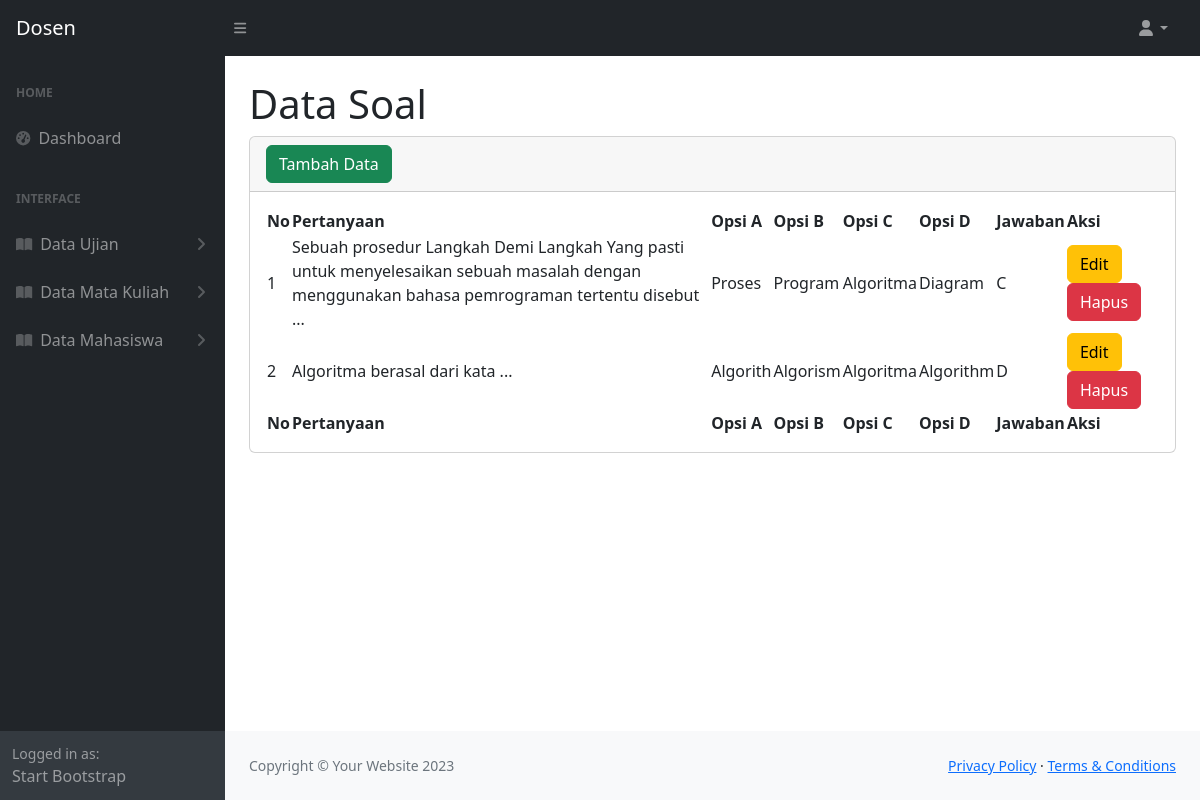
Screenshot of /dosen/soal.php (signed in) with the database file from the repository.
### tables this page shows
CREATE TABLE `soal_ujian_221053` (
  `id_221053` int(11) NOT NULL,
  `ujian_id_221053` int(11) NOT NULL,
  `pertanyaan_221053` text NOT NULL,
  `opsi_a_221053` varchar(255) NOT NULL,
  `opsi_b_221053` varchar(255) NOT NULL,
  `opsi_c_221053` varchar(255) NOT NULL,
  `opsi_d_221053` varchar(255) NOT NULL,
  `jawaban_benar_221053` enum('A','B','C','D') NOT NULL
);

### dosen/soal.php (the view, shortened to what this page needs)
<?php
include '../koneksi.php';
$ujian_id = $_GET['ujian_id'];
?>
<!DOCTYPE html>
<html lang="en">
    <head>
        <link href="https://cdn.jsdelivr.net/npm/simple-datatables@7.1.2/dist/style.min.css" rel="stylesheet" />
        <link href="../assets/css/styles.css" rel="stylesheet" />
    </head>
    <body class="sb-nav-fixed">
        <nav class="sb-topnav navbar navbar-expand navbar-dark bg-dark">
            <a class="navbar-brand ps-3" href="index.php">Dosen</a>
            <button class="btn btn-link btn-sm order-1 order-lg-0 me-4 me-lg-0" id="sidebarToggle" href="#!"><i class="fas fa-bars"></i></button>
            <ul class="navbar-nav ms-auto ms-md-0 me-3 me-lg-4">
                <li class="nav-item dropdown">
                    <a class="nav-link dropdown-toggle" id="navbarDropdown" href="#" role="button" data-bs-toggle="dropdown" aria-expanded="false"><i class="fas fa-user fa-fw"></i></a>
                </li>
            </ul>
        </nav>
        <div id="layoutSidenav">
            <div id="layoutSidenav_nav">
                <nav class="sb-sidenav accordion sb-sidenav-dark" id="sidenavAccordion">
                    <div class="sb-sidenav-menu">
                        <div class="nav">
                            <div class="sb-sidenav-menu-heading">Home</div>
                            <a class="nav-link" href="index.php">
                                <div class="sb-nav-link-icon"><i class="fas fa-tachometer-alt"></i></div>
                                Dashboard
                            </a>
                            <div class="sb-sidenav-menu-heading">Interface</div>
                            <a class="nav-link collapsed" href="#" data-bs-toggle="collapse" data-bs-target="#collapsePages" aria-expanded="false" aria-controls="collapsePages">
                                <div class="sb-nav-link-icon"><i class="fas fa-book-open"></i></div>
                                Data Ujian
                                <div class="sb-sidenav-collapse-arrow"><i class="fas fa-angle-down"></i></div>
                            </a>
                            <a class="nav-link collapsed" href="#" data-bs-toggle="collapse" data-bs-target="#matkul" aria-expanded="false" aria-controls="collapsePages">
                                <div class="sb-nav-link-icon"><i class="fas fa-book-open"></i></div>
                                Data Mata Kuliah
                                <div class="sb-sidenav-collapse-arrow"><i class="fas fa-angle-down"></i></div>
                            </a>
                            <a class="nav-link collapsed" href="#" data-bs-toggle="collapse" data-bs-target="#mahasiswa" aria-expanded="false" aria-controls="collapsePages">
                                <div class="sb-nav-link-icon"><i class="fas fa-book-open"></i></div>
                                Data Mahasiswa
                                <div class="sb-sidenav-collapse-arrow"><i class="fas fa-angle-down"></i></div>
                            </a>
                        </div>
                    </div>
                    <div class="sb-sidenav-footer">
                        <div class="small">Logged in as:</div>
                        Start Bootstrap
                    </div>
                </nav>
            </div>
            <div id="layoutSidenav_content">
                <main>
                    <div class="container-fluid px-4">
                        <h1 class="mt-4">Data Soal</h1>
                        <div class="card mb-4">
                            <div class="card-header">
                                <a class="btn btn-success" href="tambahsoal.php?ujian_id=<?= $ujian_id  ?>">Tambah Data</a>
                            </div>
                            <div class="card-body">
                                <table id="datatablesSimple">
                                    <thead>
                                        <tr>
                                            <th>No</th>
                                            <th>Pertanyaan</th>
                                            <th>Opsi A</th>
                                            <th>Opsi B</th>
                                            <th>Opsi C</th>
                                            <th>Opsi D</th>
                                            <th>Jawaban</th>
                                            <th>Aksi</th>
                                        </tr>
                                    </thead>
                                    <tfoot>
                                        <tr>
                                            <th>No</th>
                                            <th>Pertanyaan</th>
                                            <th>Opsi A</th>
                                            <th>Opsi B</th>
                                            <th>Opsi C</th>
                                            <th>Opsi D</th>
                                            <th>Jawaban</th>
                                            <th>Aksi</th>
                                        </tr>
                                    </tfoot>
                                    <tbody>
                                    <?php
                                        $no = 1;
                                        $tampil = mysqli_query($koneksi, "SELECT
                                                                                su.*,
                                                                                u.judul_221053 AS nama_ujian
                                                                            FROM
                                                                                soal_ujian_221053 su
                                                                            JOIN
                                                                                ujian_221053 u ON su.ujian_id_221053 = u.id_221053");
                                        while($data = mysqli_fetch_array($tampil)):
                                    ?>
                                        <tr>
                                            <td><?= $no++ ?></td>
                                            <td><?= $data['pertanyaan_221053'] ?></td>
                                            <td><?= $data['opsi_a_221053'] ?></td>
                                            <td><?= $data['opsi_b_221053'] ?></td>
                                            <td><?= $data['opsi_c_221053'] ?></td>
                                            <td><?= $data['opsi_d_221053'] ?></td>
                                            <td><?= $data['jawaban_benar_221053'] ?></td>
                                            <td>
                                                <a class="btn btn-warning"href="editsoal.php?hal=edit&id=<?= $data['id_221053']?>">Edit</a>
                                                <a class="btn btn-danger" href="soal.php?hal=hapus&id=<?= $data['id_221053']?>" onclick="return confirm('Apakah Anda Yakin Ingin Menghapus Data?')">Hapus</a>
                                            </td>
                                        </tr>
                                        <?php
                                            endwhile;
                                        ?>
                                    </tbody>
                                </table>
                            </div>
                        </div>
                    </div>
                </main>
                <footer class="py-4 bg-light mt-auto">
                    <div class="container-fluid px-4">
                        <div class="d-flex align-items-center justify-content-between small">
                            <div class="text-muted">Copyright &copy; Your Website 2023</div>
                            <div>
                                <a href="#">Privacy Policy</a>
                                &middot;
                                <a href="#">Terms &amp; Conditions</a>
                            </div>
                        </div>
                    </div>
                </footer>
            </div>
        </div>
    </body>
</html>

### rows the page displays
soal_ujian_221053: pertanyaan_221053 "Sebuah prosedur Langkah Demi Langkah Yang pasti untuk menyelesaikan sebuah masalah dengan menggunakan bahasa pemrograman tertentu disebut ...", opsi_a_221053 "Proses", opsi_b_221053 "Program", opsi_c_221053 "Algoritma", opsi_d_221053 "Diagram", jawaban_benar_221053 "C"
soal_ujian_221053: pertanyaan_221053 "Algoritma berasal dari kata ...", opsi_a_221053 "Algorith", opsi_b_221053 "Algorism", opsi_c_221053 "Algoritma", opsi_d_221053 "Algorithm", jawaban_benar_221053 "D"
